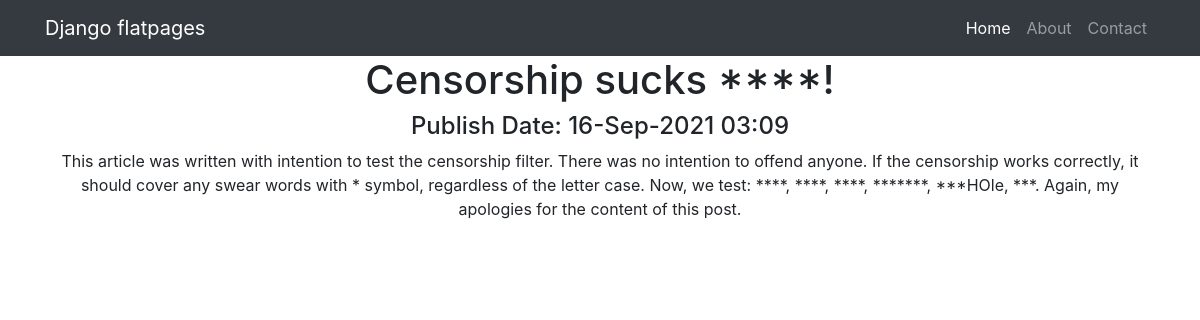
The app's page /news/83 with its own data.
### news/models.py (models this page shows, shortened)
class Post(models.Model):
    author = models.ForeignKey(Author, on_delete=models.CASCADE)
    type = models.CharField(max_length=3, choices=POST_TYPES, default=article)
    date = models.DateTimeField(auto_now_add=True)
    category = models.ManyToManyField(Category, through='PostCategory')
    name = models.CharField(max_length=255)
    text = models.TextField()
    rating = models.IntegerField(default=0)

### news/views.py (the view)
# urls.py: path('<int:pk>', PostDetail.as_view()),
class PostDetail(DetailView):
    model = Post
    template_name = 'post.html'
    context_object_name = 'post'

### news/templatetags/custom_filters.py (called while the page is built)
@register.filter(name='Censor')
def Censor(value):
    if not isinstance(value, str):
        raise ValueError("Censor function accepts only strings")
    temp = value
    for word in CENSORED_WORDS.keys():
        test = re.compile(re.escape(word), re.IGNORECASE)
        result = test.sub(CENSORED_WORDS[word], temp)
        temp = str(result)
    return temp

### templates/post.html (shortened to what this page needs)
{% extends 'flatpages/default.html' %}
{% load custom_filters %}
{% block content %}
    <h1>{{ post.name | Censor }}</h1>
    <h4>Publish Date: {{post.date | date:'d-M-Y h:m'}}</h4>
    <p>{{post.text | Censor}}</p>
{% endblock content %}

### records on screen
Post: name|Censor "Censorship sucks ****!", date "16-Sep-2021 03:09", text|Censor "This article was written with intention to test the censorship filter. There was no intention to offend anyone. If the censorship works correctly, it should cover any swear words with * symbol, regardless of the letter case. Now, we test: ****, ****, ****, *******, ***HOle, ***. Again, my apologies for the content of this post."
